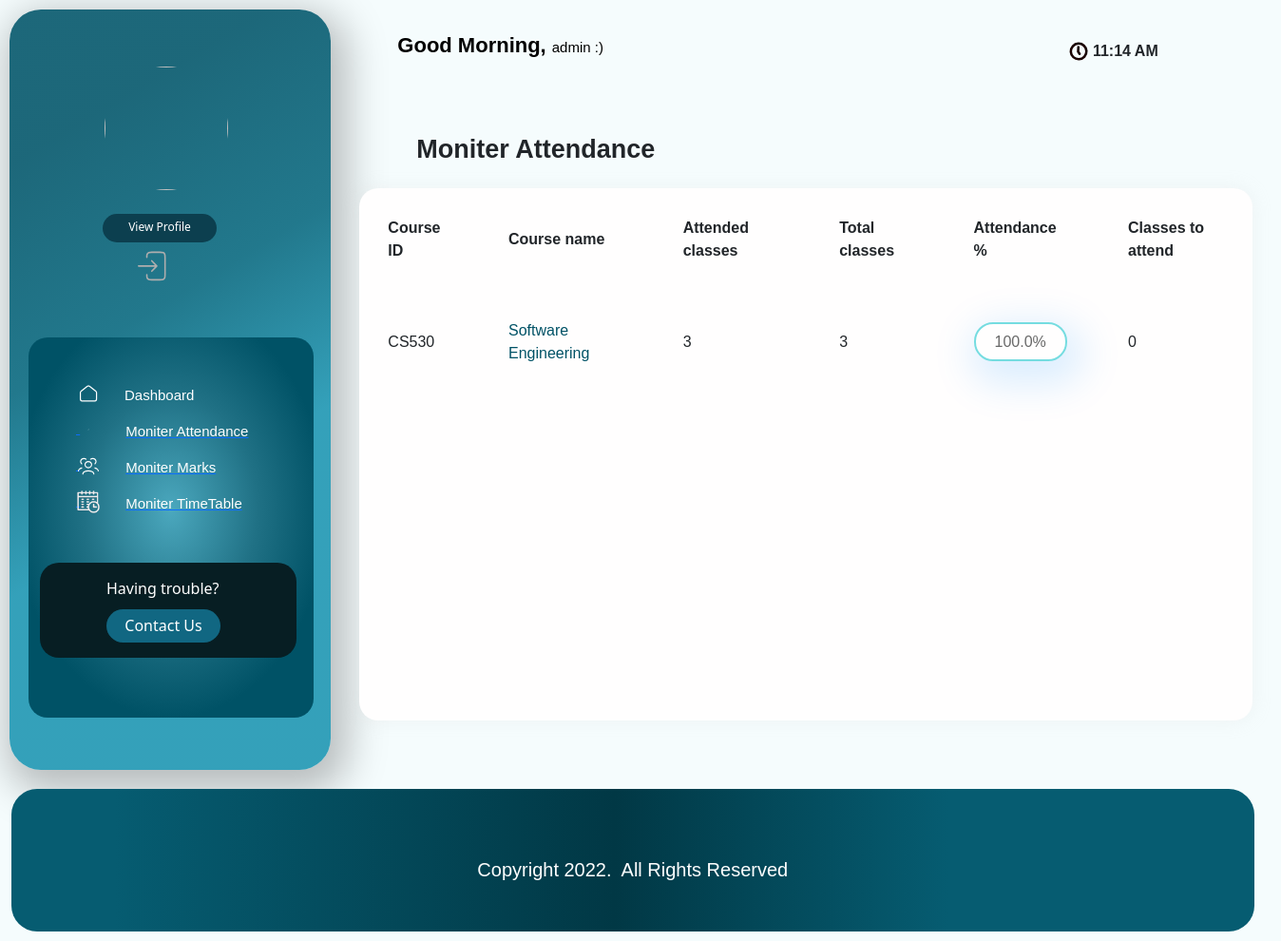
/info/student/CS09/attendance/ (signed in), run on an earlier commit of the app's database.
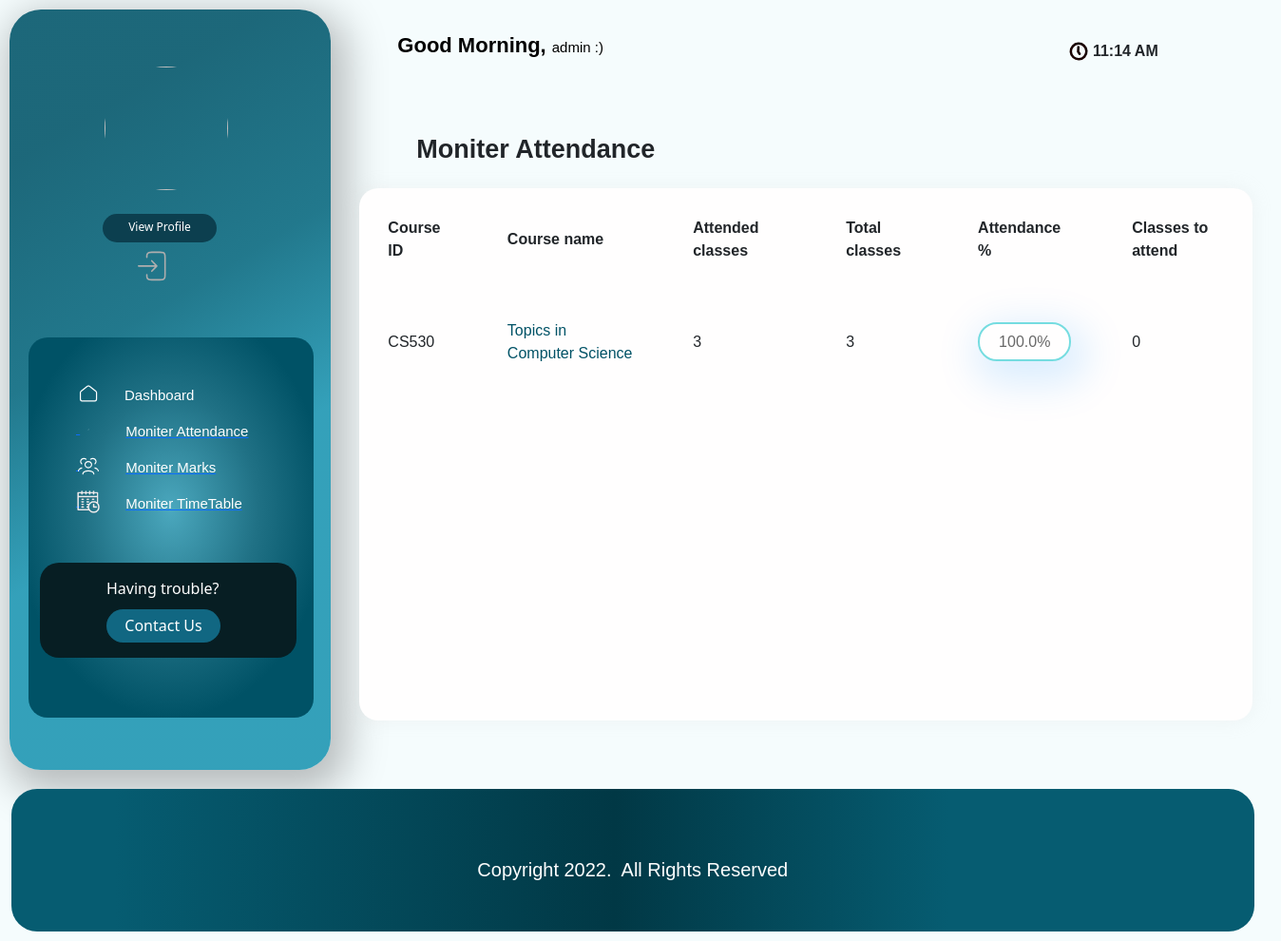
And on a later commit of the database.
### info/models.py (models this page shows)
class AttendanceTotal(models.Model):
    course = models.ForeignKey(Course, on_delete=models.CASCADE)
    student = models.ForeignKey(Student, on_delete=models.CASCADE)
    class Meta:
        unique_together = (('student', 'course'),)
    @property
    def att_class(self):
        stud = Student.objects.get(name=self.student)
        cr = Course.objects.get(name=self.course)
        att_class = Attendance.objects.filter(course=cr, student=stud, status='True').count()
        return att_class
    @property
    def total_class(self):
        stud = Student.objects.get(name=self.student)
        cr = Course.objects.get(name=self.course)
        total_class = Attendance.objects.filter(course=cr, student=stud).count()
        return total_class
    @property
    def attendance(self):
        stud = Student.objects.get(name=self.student)
        cr = Course.objects.get(name=self.course)
        total_class = Attendance.objects.filter(course=cr, student=stud).count()
        att_class = Attendance.objects.filter(course=cr, student=stud, status='True').count()
        if total_class == 0:
            attendance = 0
        else:
            attendance = round(att_class / total_class * 100, 2)
        return attendance
    @property
    def classes_to_attend(self):
        stud = Student.objects.get(name=self.student)
        cr = Course.objects.get(name=self.course)
        total_class = Attendance.objects.filter(course=cr, student=stud).count()
        att_class = Attendance.objects.filter(course=cr, student=stud, status='True').count()
        cta = math.ceil((0.75 * total_class - att_class) / 0.25)
        if cta < 0:
            return 0
        return cta

class Course(models.Model):
    dept = models.ForeignKey(Dept, on_delete=models.CASCADE)
    id = models.CharField(primary_key='True', max_length=50)
    name = models.CharField(max_length=50)
    shortname = models.CharField(max_length=50, default='X')
    def __str__(self):
        return self.name

class Student(models.Model):
    user = models.OneToOneField(User, on_delete=models.CASCADE, null=True)
    class_id = models.ForeignKey(Class, on_delete=models.CASCADE, default=1)
    USN = models.CharField(primary_key='True', max_length=100)
    name = models.CharField(max_length=200)
    Reg = models.TextField(max_length=50,null=True)
    ph = models.TextField(max_length=50)
    email = models.TextField(max_length=50)
    cnic = models.TextField(max_length=50)
    sex = models.CharField(max_length=50, choices=sex_choice, default='Male')
    DOB = models.DateField(default='1998-01-01')
    image = models.ImageField(upload_to=filepath, null=True, blank=True)
    def __str__(self):
        return self.name

### info/views.py (the view)
# urls.py: path('student/<slug:stud_id>/attendance/', views.attendance, name='attendance'),
@login_required()
def attendance(request, stud_id):
    stud = Student.objects.get(USN=stud_id)
    ass_list = Assign.objects.filter(class_id_id=stud.class_id)
    att_list = []
    for ass in ass_list:
        try:
            a = AttendanceTotal.objects.get(student=stud, course=ass.course)
        except AttendanceTotal.DoesNotExist:
            a = AttendanceTotal(student=stud, course=ass.course)
            a.save()
        att_list.append(a)
    return render(request, 'info/attendance.html', {'att_list': att_list,'date': g, 'time': current_time})

### info/templates/info/attendance.html (shortened to what the changed rows need)
<!DOCTYPE html>
<html lang="en">
<head>
     <link href="https://cdn.jsdelivr.net/npm/bootstrap@5.2.0-beta1/dist/css/bootstrap.min.css" rel="stylesheet">
</head>
<body style="background-color: rgba(245, 252, 253, 0.94)">
  <div    >
    <div class="maiin">
        <div class="upcnt">
            <div class="upritcnt">
                <div class="Attendance">
                    <div class="prescont">
                <table id="studnt" >
                  <thead class="thead-light ">
                    <tr>
                        <th>Course ID</th>
                        <th>Course name</th>
                        <th>Attended classes</th>
                        <th>Total classes</th>
                        <th>Attendance %</th>
                        <th>Classes to attend</th>
                    </tr>
                  </thead>
                  <tbody>
                    {% for a in att_list %}
                    <tr>
                        <td>{{ a.course_id }}</td>
                        <td><a style="text-decoration: none; color: #005266;" href="{% url 'attendance_detail' a.student.USN a.course.id %}">{{a.course.name}}</a></td>
                        <td>{{ a.att_class }}</td>
                        <td>{{ a.total_class }}</td>
                        {% if a.attendance < 75 %}
                            <td > <span style="color: #686868; text-decoration: none; border: 2px solid #ff05058a; font-family: 'Gill Sans', 'Gill Sans MT', Calibri, 'Trebuchet MS', sans-serif; box-shadow: 7px 13px 42px 11px rgba(255, 0, 0, 0.144); padding: 10px; border-radius: 20px; padding-left: 20px; padding-right: 20px; " >{{ a.attendance }}%</span> </td>
                        {% else %}
                            <td ><span style="color: #686868; text-decoration: none; border: 2px solid #01c0c78a; font-family: 'Gill Sans', 'Gill Sans MT', Calibri, 'Trebuchet MS', sans-serif; box-shadow: 7px 13px 42px 11px rgba(0, 140, 255, 0.144); padding: 10px; border-radius: 20px; padding-left: 20px; padding-right: 20px; " >{{ a.attendance }}%</span></td>
                        {% endif %}
                        <td>{{ a.classes_to_attend }}</td>
                    </tr>
                    {% empty %}
                            <p>student has no courses</p>
                    {% endfor %}
                  </tbody>
                </table>
              </div>
            </div>
        </div>
    </div>
</div>
</div>
</body>
</html>

What changed in the data, as far as the page shows it:
changed through a linked row, AttendanceTotal "CS530": course.name "Software Engineering" → "Topics in Computer Science"
